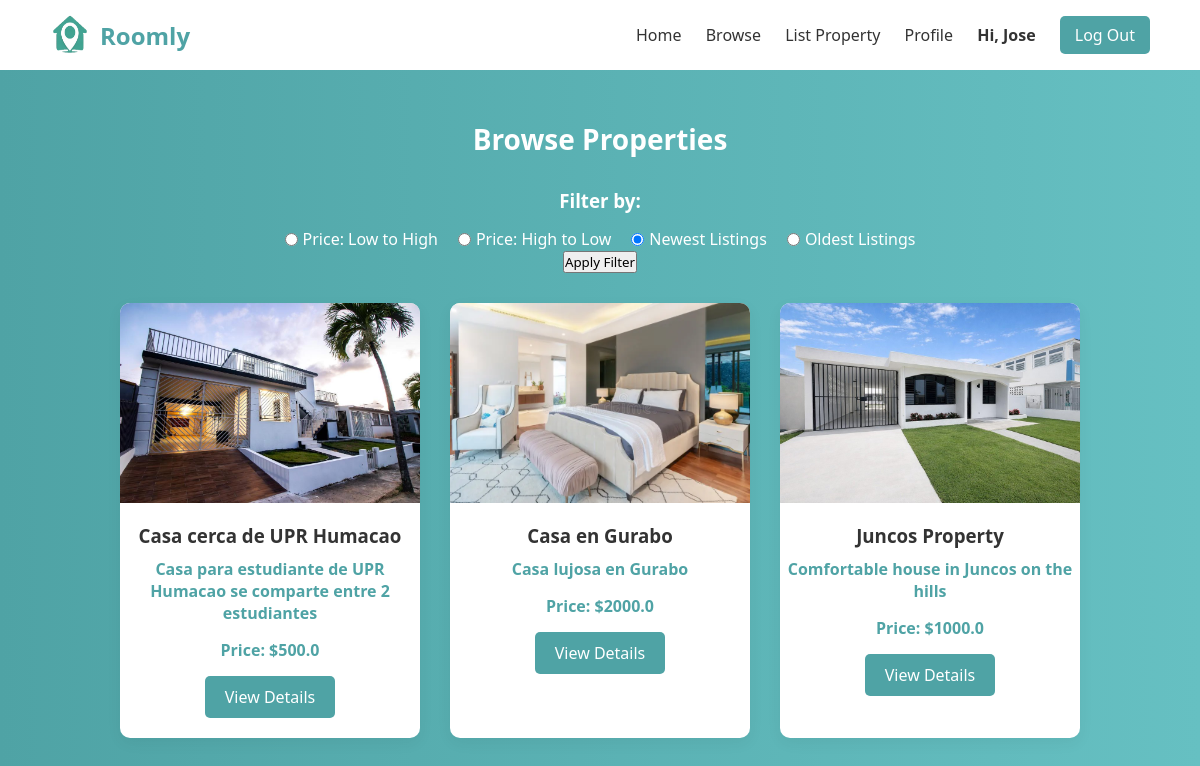
/browse (signed in), run on the app's committed database.
### website/models.py (models this page shows)
class Property(db.Model):
    __tablename__ = 'PROPERTY'
    property_id_pk = db.Column(db.Integer, primary_key=True)
    title = db.Column(db.String(255), nullable=False)
    description = db.Column(db.Text, nullable=False)
    address = db.Column(db.String(255), nullable=False)
    city = db.Column(db.String(255), nullable=False)
    state = db.Column(db.String(255), nullable=False)
    country = db.Column(db.String(255), nullable=False)
    postal_code = db.Column(db.String(10), nullable=False)
    price_per_month = db.Column(db.Float, nullable=False)
    deposit_amount = db.Column(db.Float, nullable=False)
    number_of_bedrooms = db.Column(db.Integer, nullable=False)
    number_of_bathrooms = db.Column(db.Integer, nullable=False, default=1)
    sqr_ft = db.Column(db.Integer, nullable=False)
    amenities = db.Column(db.Text, nullable=True)
    availability_status = db.Column(db.Boolean, nullable=False)
    owner_id_fk = db.Column(db.Integer, nullable=False)
    university_id_fk = db.Column(db.Integer, nullable=True)
    images = db.relationship('PropertyImage', backref='property', lazy='select')
    amenity_links = db.relationship('PropertyAmenity', backref='property', lazy='select')
    reviews = db.relationship('PropertyReview', backref='property', lazy='select', cascade='all, delete-orphan')
    @property
    def id(self):
        return self.property_id_pk
    @property
    def price(self):
        return self.price_per_month
    @property
    def image_url(self):
        if self.images:
            return self.images[0].image_url
        return '/static/logoRoomly.png'

class PropertyImage(db.Model):
    __tablename__ = 'PROPERTY_IMAGES'
    image_id_pk = db.Column(db.Integer, primary_key=True)
    image_url = db.Column(db.String(255), nullable=False)
    property_id_fk = db.Column(db.Integer, db.ForeignKey('PROPERTY.property_id_pk'), nullable=False)

### website/views.py (the view)
@views.route('/browse')
def browse():
    selected_filter = request.args.get('filter', 'newest')
    query = Property.query.filter_by(availability_status=True)
    if selected_filter == 'price_low_high':
        query = query.order_by(Property.price_per_month.asc())
    elif selected_filter == 'price_high_low':
        query = query.order_by(Property.price_per_month.desc())
    elif selected_filter == 'oldest':
        query = query.order_by(Property.property_id_pk.asc())
    else:
        selected_filter = 'newest'
        query = query.order_by(Property.property_id_pk.desc())
    properties = query.all()
    return render_template('browse.html', properties=properties, selected_filter=selected_filter)

### website/templates/browse.html (shortened to what this page needs)
<!DOCTYPE html>
<html lang="en">
<head>
    <link rel="stylesheet" href="{{ url_for('static', filename='styles.css') }}">
</head>
<body>
    <header>
        <a class="logoRoomly" href="{{ url_for('views.home') }}">
            <img src="{{ url_for('static', filename='logoRoomly.png') }}" alt="Roomly Icon" class="header-icon">
            Roomly
            </a>
        <nav>
            <a href="{{ url_for('views.home') }}">Home</a>
            <a href="{{ url_for('views.browse') }}">Browse</a>
            <a href="{{ url_for('views.list_property') }}">List Property</a>
            {% if session.get('account_id') %}
                <a href="{{ url_for('auth.profile') }}">Profile</a>
                <span class="nav-user">Hi, {{ session.get('account_first_name') }}</span>
                <a href="{{ url_for('auth.logout') }}" class="signup-btn">Log Out</a>
            {% else %}
                <a href="{{ url_for('auth.login') }}">Login</a>
                <a href="{{ url_for('auth.signup') }}" class="signup-btn">Sign Up</a>
            {% endif %}
        </nav>
    </header>
    <section class="browse-container">
        <h2>Browse Properties</h2>
        <div class="filter-section">
            <h3>Filter by:</h3>
            <form method="GET" action="{{ url_for('views.browse') }}">
                <div class="filter-options">
                    <label><input type="radio" name="filter" value="price_low_high" {% if selected_filter == 'price_low_high' %}checked{% endif %}> Price: Low to High</label>
                    <label><input type="radio" name="filter" value="price_high_low" {% if selected_filter == 'price_high_low' %}checked{% endif %}> Price: High to Low</label>
                    <label><input type="radio" name="filter" value="newest" {% if selected_filter == 'newest' %}checked{% endif %}> Newest Listings</label>
                    <label><input type="radio" name="filter" value="oldest" {% if selected_filter == 'oldest' %}checked{% endif %}> Oldest Listings</label>
                </div>
                <button type="submit">Apply Filter</button>
            </form>
        </div>
        <div class="property-listings">
            {% for property in properties %}
                <div class="property-card">
                    <img src="{{ property.image_url }}" alt="{{ property.title }}">
                    <h3>{{ property.title }}</h3>
                    <p>{{ property.description }}</p>
                    <p>Price: ${{ property.price }}</p>
                    <a href="{{ url_for('views.property_detail', property_id=property.id) }}" class="view-details-btn">View Details</a>
                </div>
            {% endfor %}
        </div>
    </section>
</body>
</html>

### website/static/styles.css (style rules this page uses)
* { margin: 0; padding: 0; box-sizing: border-box; font-family: 'Segoe UI', sans-serif; }
body { background-color: #f8f9fa; color: #333; }
header { display: flex; justify-content: space-between; align-items: center; padding: 15px 50px; background-color: white; box-shadow: 0 2px 5px rgba(0,0,0,0.05); }
.header-icon { height: 40px; width: 40px; margin-right: 10px; vertical-align: middle; }
.logoRoomly { display: flex; align-items: center; font-size: 24px; font-weight: 700; color: #4FA3A5; text-decoration: none; }
nav a { margin-left: 20px; text-decoration: none; color: #333; font-weight: 500; }
.nav-user { margin-left: 20px; color: #333; font-weight: 600; }
.signup-btn { background-color: #4FA3A5; color: white; padding: 8px 15px; border-radius: 5px; }
.view-details-btn { display: inline-block; padding: 10px 20px; border: none; background-color: #4FA3A5; color: white; border-radius: 5px; cursor: pointer; text-decoration: none; transition: background-color 0.3s ease; }
.browse-container { padding: 50px; text-align: center; background: linear-gradient(to right, #4FA3A5, #66c0c2); min-height: calc(100vh - 70px); }
.browse-container h2 { margin-bottom: 30px; font-size: 28px; color: white; }
.browse-container .property-listings { display: flex; justify-content: center; gap: 30px; flex-wrap: wrap; }
.browse-container .property-card { background-color: white; width: 300px; border-radius: 10px; box-shadow: 0 5px 15px rgba(0,0,0,0.05); padding-bottom: 20px; transition: transform 0.3s ease; }
.browse-container .property-card img { width: 100%; border-radius: 10px 10px 0 0; }
.browse-container .property-card h3 { margin: 15px 0 10px; }
.browse-container .property-card p { margin-bottom: 15px; font-weight: bold; color: #4FA3A5; }
.browse-container .property-card .view-details-btn { display: inline-block; padding: 10px 20px; background-color: #4FA3A5; color: white; border-radius: 5px; text-decoration: none; cursor: pointer; }
.browse-container .filter-section { margin-bottom: 30px; }
.browse-container .filter-section h3 { margin-bottom: 15px; color: white; }
.browse-container .filter-section .filter-options { display: flex; gap: 20px; justify-content: center; }
.browse-container .filter-section .filter-options label { display: flex; align-items: center; gap: 5px; color: white; }

### data on the page
Property: image_url (picture), title "Casa cerca de UPR Humacao", description "Casa para estudiante de UPR Humacao se comparte entre 2 estudiantes", price "500.0"
Property: image_url (picture), title "Casa en Gurabo", description "Casa lujosa en Gurabo", price "2000.0"
Property: image_url (picture), title "Juncos Property", description "Comfortable house in Juncos on the hills", price "1000.0"

### other printed values
{{ session.get('account_first_name') }} "Jose"
